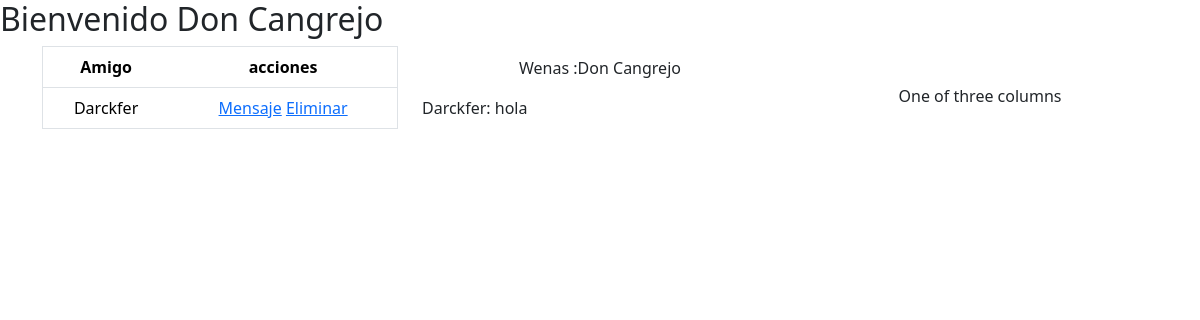
Screenshot of /perfil.php (signed in) with the database file from the repository.
### tables this page shows
CREATE TABLE `tbl_amistad` (
    `id_amistad` INT(3) NOT NULL PRIMARY KEY AUTO_INCREMENT,
    `id_emisor` INT(3) NOT NULL,
    `id_receptor` INT(3) NOT NULL,
    `boamistad` BOOLEAN NOT NULL,
    CONSTRAINT `fk_amistad_emisor` FOREIGN KEY (`id_emisor`) REFERENCES `tbl_usuarios`(`id_usu`) ON DELETE CASCADE ON UPDATE CASCADE,
    CONSTRAINT `fk_amistad_receptor` FOREIGN KEY (`id_receptor`) REFERENCES `tbl_usuarios`(`id_usu`) ON DELETE CASCADE ON UPDATE CASCADE
);

CREATE TABLE `tbl_usuarios` (
    `id_usu` INT(3) PRIMARY KEY AUTO_INCREMENT,
    `nick_usu` VARCHAR(25) NOT NULL,
    `nom_usu` VARCHAR(50) NOT NULL,
    `email_usu` VARCHAR(100) NOT NULL,
    `pwd_usu` VARCHAR(255) NOT NULL  
);

CREATE TABLE `tbl_chat` (
    `id_chat` INT(3) NOT NULL PRIMARY KEY AUTO_INCREMENT,
    `id_emisor` INT(3) NOT NULL,
    `id_receptor` INT(3) NOT NULL,
    `mensaje_chat` VARCHAR(255) NOT NULL,
    `fecha_hora_chat` DATETIME NOT NULL,
    CONSTRAINT `fk_chat_emisor` FOREIGN KEY (`id_emisor`) REFERENCES `tbl_usuarios`(`id_usu`) ON DELETE CASCADE ON UPDATE CASCADE,
    CONSTRAINT `fk_chat_receptor` FOREIGN KEY (`id_receptor`) REFERENCES `tbl_usuarios`(`id_usu`) ON DELETE CASCADE ON UPDATE CASCADE
);

### procesos_perfil/amigos.php (the view, shortened to what this page needs)
<?php
$id = $_SESSION['id_user'];
$sql = "SELECT a.*,
        u1.nick_usu AS emisor,
        u2.nick_usu AS receptor
        FROM tbl_amistad AS a
        INNER JOIN tbl_usuarios AS u1 ON a.id_emisor = u1.id_usu
        INNER JOIN tbl_usuarios AS u2 ON a.id_receptor = u2.id_usu AND boamistad=1  AND (id_emisor = $id OR id_receptor= $id);";
$stmt = mysqli_prepare($con, $sql);
mysqli_stmt_execute($stmt);
$resultado = mysqli_stmt_get_result($stmt);
foreach ($resultado as $fila) {
?>
    <table class="table" border="1px">
        <thead>
            <tr>
                <th scope="col">Amigo</th>
                <th scope="col">acciones</th>
            </tr>
        </thead>
        <tbody>
            <tr>
                <td><?php echo $fila['id_emisor'] == $id ? $fila['receptor'] : $fila['emisor']; ?></td>
                <td><a href="chat.php?id='<?php echo $fila['id_emisor'] == $id ? $fila['id_receptor'] : $fila['id_emisor']; ?>' &nom=<?php echo $fila['id_emisor'] == $id ? $fila['receptor'] : $fila['emisor']; ?>">Mensaje</a>
                    <a href="eliminar.php?id='<?php echo $fila['id_receptor'] == $id ?  $fila['id_emisor'] : $fila['id_receptor']; ?>'">Eliminar </a>
                </td>
            </tr>
        </tbody>
    </table>
<?php
}

### procesos_perfil/chat.php
<?php
$id = $_SESSION['id_user'];
$sql = "SELECT a.*,
        u1.nick_usu AS emisor,
        u2.nick_usu AS receptor
        FROM tbl_chat AS a
        INNER JOIN tbl_usuarios AS u1 ON a.id_emisor = u1.id_usu
        INNER JOIN tbl_usuarios AS u2 ON a.id_receptor = u2.id_usu  AND (id_emisor = $id OR id_receptor= $id) ORDER BY id_chat DESC;";
$stmt = mysqli_prepare($con, $sql);
mysqli_stmt_execute($stmt);
$resultado = mysqli_stmt_get_result($stmt);
foreach ($resultado as $fila) {
?>
    <div>
        <?php echo $fila['id_emisor'] == $id ?
            "<p style= 'text-align:left'>" . $fila['receptor'] . ": " . $fila['mensaje_chat'] . "</p>"
            : "<p style= 'text-align:rigth'>" . $fila['mensaje_chat'] . " :" . $fila['receptor'] . "</p>"; ?>
    </div>
<?php
}

### rows the page displays
tbl_amistad: id_emisor.nick_usu "Darckfer"
tbl_chat: mensaje_chat "Wenas", id_receptor.nick_usu "Don Cangrejo"
tbl_chat: id_receptor.nick_usu "Darckfer", mensaje_chat "hola"
